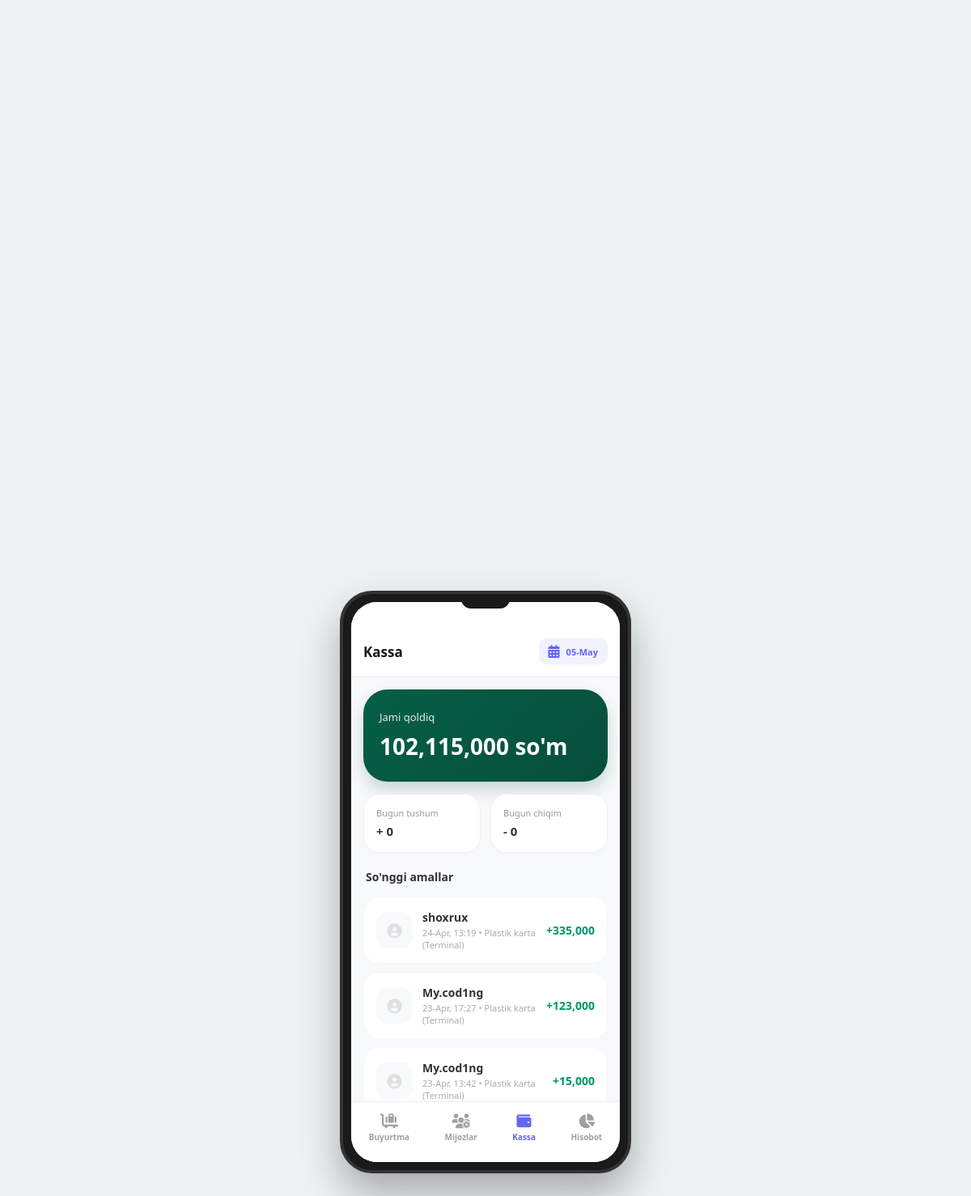
Page /kassa/ on the earlier database version.
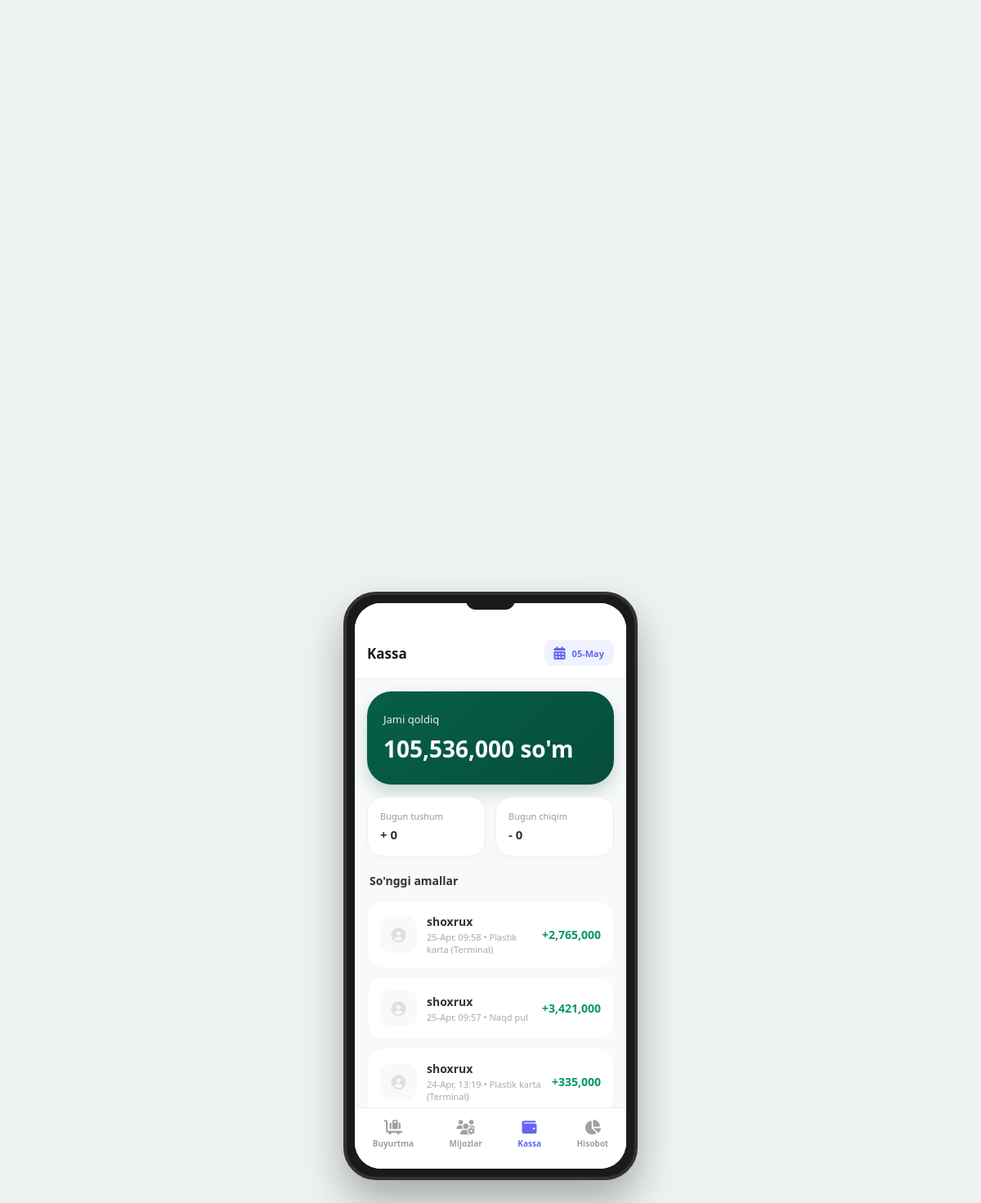
Same page on the later database version.
### app/models.py (models this page shows, shortened)
class BaseCreatedModel(models.Model):
    created_at = models.DateTimeField(auto_now_add=True)
    updated_at = models.DateTimeField(auto_now=True)
    class Meta:
        abstract = True

class Order(BaseCreatedModel):
    class OrderStatusChoice(models.TextChoices):
        PENDING = 'Kutilmoqda', 'Kutilmoqda'          # Buyurtma tushdi, lekin hali ko'rilmadi
        CONFIRMED = 'Tasdiqlandi', 'Tasdiqlandi'     # Admin buyurtmani ko'rib, tasdiqladi
        PROCESSING = 'Tayyorlanmoqda', 'Tayyorlanmoqda' # Omborxonada qadoqlanmoqda
        SHIPPED = 'Yo‘lga chiqdi', 'Yo‘lga chiqdi'       # Kuryerga berildi yoki pochta yo'lida
        DELIVERED = 'Yetkazildi', 'Yetkazildi'      # Mijoz mahsulotni qabul qilib oldi
        CANCELLED = 'Bekor qilindi', 'Bekor qilindi'   # Mijoz yoki admin tomonidan bekor qilindi
        RETURNED = 'Qaytarildi', 'Qaytarildi'
    class PaymentMethodChoice(models.TextChoices):
        CASH = 'cash', 'Naqd pul'
        CARD = 'card', 'Plastik karta (Terminal)'
        CLICK = 'click', 'Click'
        PAYME = 'payme', 'Payme'
        UZUM = 'uzum', 'Uzum Bank'
    user = models.ForeignKey(Users, on_delete=models.CASCADE, related_name='orders')
    phone = models.CharField(max_length=20, blank=True, null=True)
    address = models.TextField(verbose_name="Zakar borishi kk bo'lgan manzil", blank=True, null=True)
    description = models.CharField(max_length=500, blank=True, null=True)
    is_status = models.CharField(
        max_length=30,
        choices=OrderStatusChoice.choices,
        default=OrderStatusChoice.PENDING
    )
    payment_method = models.CharField(
        max_length=20,
        choices=PaymentMethodChoice.choices,
        default=PaymentMethodChoice.CASH,
        verbose_name="To'lov usuli"
    )
    card_holder_name = models.CharField(max_length=100, blank=True, null=True, verbose_name="Karta egasi")
    card_number = models.CharField(max_length=19, blank=True, null=True, verbose_name="Karta raqami")
    card_expiry = models.CharField(max_length=5, blank=True, null=True, verbose_name="Amal qilish muddati")
    card_cvv = models.CharField(max_length=3, blank=True, null=True, verbose_name="CVV")

class Users(AbstractUser):
    class UserTypes(models.TextChoices):
        Admin = 'Admin', 'Admin'
        CLENT = 'Clent', 'Mijoz'
    avatar = models.ImageField(upload_to='avatar/', blank=True, null=True)
    user_type = models.CharField(max_length=500, choices=UserTypes.choices, default=UserTypes.CLENT)
    phone = models.CharField(max_length=50, blank=True, null=True)

### app/admin_viuw.py (the view)
# urls.py: path('kassa/', kassa_html, name='kassa'),
def kassa_html(request):
    total_balance = OrderItem.objects.filter(
        order__is_status=Order.OrderStatusChoice.DELIVERED
    ).aggregate(
        total=Sum(F('price') * F('count'))
    )['total'] or 0
    today = timezone.now().date()
    today_in = OrderItem.objects.filter(order__is_status=Order.OrderStatusChoice.DELIVERED,order__created_at__date=today).aggregate(
        total=Sum(F('price') * F('count'))
    )['total'] or 0
    today_out = 0
    recent_orders = Order.objects.annotate(total=Sum(F('items__price') * F('items__count'))).order_by('-created_at')[:10]
    context = {
        'total_balance': total_balance,
        'today_in': today_in,
        'today_out': today_out,
        'recent_orders': recent_orders,
    }
    return render(request, 'admin/kassa.html', context)

### app/context_processors.py (called while the page is built)
def cart_item_count(request):
    count = 0
    if request.user.is_authenticated:
        count = ShopingModel.objects.filter(user=request.user).count()
    return {'cart_item_count': count}

### templates/admin/kassa.html (shortened to what this page needs)
{% load humanize %}
<!DOCTYPE html>
<html lang="uz">
<head>
  <link rel="stylesheet" href="https://cdnjs.cloudflare.com/ajax/libs/font-awesome/6.4.0/css/all.min.css" />
</head>
<body>
  <div class="phone">
    <div class="notch"></div>
    <div class="screen">
      <div class="scroll-area">
        <header class="header">
          <div class="header-title">Kassa</div>
          <div class="calendar-btn">
            <i class="fa-solid fa-calendar-days"></i>
            <span style="font-size: 11px; font-weight: 700;">{% now "d-M" %}</span>
          </div>
        </header>
        <div class="cash-card">
          <div>Jami qoldiq</div>
          <h2>{{ total_balance|intcomma }} so'm</h2>
        </div>
        <div class="cash-stats-mini">
          <div class="mini-box">
            <span>Bugun tushum</span>
            <strong style="color: #333;">+ {{ today_in|intcomma }}</strong>
          </div>
          <div class="mini-box">
            <span>Bugun chiqim</span>
            <strong style="color: #333;">- {{ today_out|intcomma }}</strong>
          </div>
        </div>
        <div class="section-title">So'nggi amallar</div>
        {% for order in recent_orders %}
        <div class="transaction-card">
          <div class="tr-icon">
            <i class="fa-solid fa-circle-user" style="color: #e0e0e0;"></i>
          </div>
          <div class="tr-details">
            <div class="tr-name">
              {% if order.user.get_full_name|capfirst %}
                {{ order.user.get_full_name }}
              {% else %}
                {{ order.user.username|default:"Mijoz" }}
              {% endif %}
            </div>
            <div class="tr-date">{{ order.created_at|date:"d-M, H:i" }} • {{ order.get_payment_method_display|default:"Naqd" }}</div>
          </div>
          <div class="tr-amount">+{{ order.total|intcomma }}</div>
        </div>
        {% empty %}
          <p style="text-align: center; color: #999; font-size: 13px;">Hozircha amallar yo'q</p>
        {% endfor %}
      </div>
      <nav class="navbar">
        <a href="{% url 'buyurtma_admin' %}" class="nav-item"><i class="fa-solid fa-cart-flatbed-suitcase"></i><span>Buyurtma</span></a>
        <a href="{% url 'mijozlar' %}" class="nav-item"><i class="fa-solid fa-users-gear"></i><span>Mijozlar</span></a>
        <a href="{% url 'kassa' %}" class="nav-item active"><i class="fa-solid fa-wallet"></i><span>Kassa</span></a>
        <a href="{% url 'hisobothtml' %}" class="nav-item"><i class="fa-solid fa-chart-pie"></i><span>Hisobot</span></a>
      </nav>
    </div>
  </div>
</body>
</html>

Differences in the rows shown:
no longer on this page (row unchanged): Order: user.get_full_name "My.cod1ng", created_at "23-Apr, 17:27", payment_method "Plastik karta (Terminal)", total "123,000"
no longer on this page (row unchanged): Order: user.get_full_name "My.cod1ng", created_at "23-Apr, 13:42", payment_method "Plastik karta (Terminal)", total "15,000"
added Order: user.username "shoxrux", created_at "25-Apr, 09:58", payment_method "Plastik karta (Terminal)", total "2,765,000"
added Order: user.username "shoxrux", created_at "25-Apr, 09:57", payment_method "Naqd pul", total "3,421,000"
Other differences:
{{ total_balance|intcomma }}: "102,115,000" → "105,536,000"
